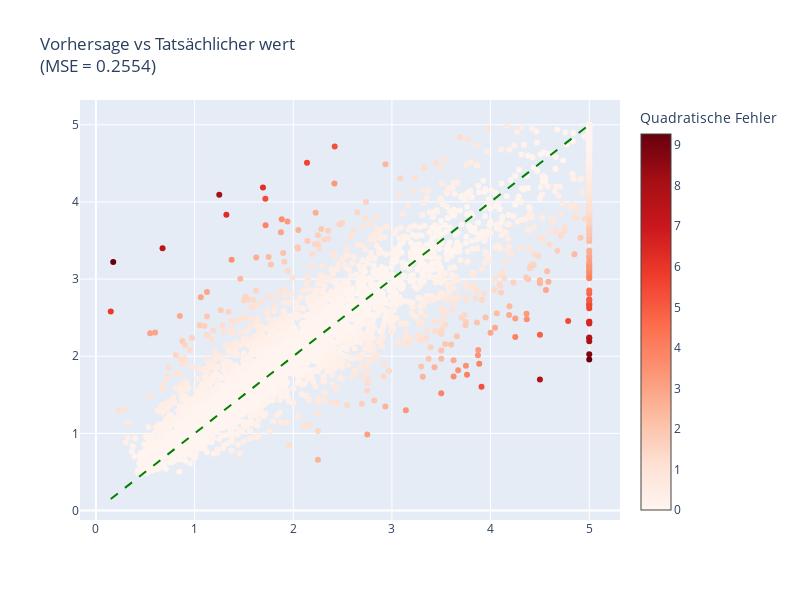

The cell this chart's notebook holds for it:
### Code cell
fehler_quadrat = (y_test - y_pred) ** 2

fig3 = go.Figure()

# Tatsächlichen werte vs. vorhergesagtewerte
fig3.add_trace(go.Scatter(
    x=y_test,
    y=y_pred,
    mode="markers",
    marker=dict(
        size=6,
        color=fehler_quadrat,
        colorscale="Reds",
        colorbar=dict(title="Quadratische Fehler")
    )
))

fig3.add_trace(go.Scatter(
    x=[min(y_test), max(y_test)],
    y=[min(y_test), max(y_test)],
    mode="lines",
    line=dict(color="green", dash="dash")
))

fig3.update_layout(
    title=f"Vorhersage vs Tatsächlicher wert<br>(MSE = {mse:.4f})",
    width=800,
    height=600,
    showlegend=False
)

fig3

### Figure 1 — Plotly figure (JSON) as saved in the notebook; plotly's stock layout.template omitted (floating-point values rounded to 4 significant figures; data arrays with more than 128 entries replaced by an {"elided": "..."} marker saying what was removed)
{"data": [{"marker": {"color": {"elided": "4128 float values"}, "colorbar": {"title": {"text": "Quadratische Fehler"}}, "colorscale": [[0, "rgb(255,245,240)"], [0.125, "rgb(254,224,210)"], [0.25, "rgb(252,187,161)"], [0.375, "rgb(252,146,114)"], [0.5, "rgb(251,106,74)"], [0.625, "rgb(239,59,44)"], [0.75, "rgb(203,24,29)"], [0.875, "rgb(165,15,21)"], [1, "rgb(103,0,13)"]], "size": 6}, "mode": "markers", "type": "scatter", "x": {"elided": "4128 float values"}, "y": {"elided": "4128 float values"}}, {"line": {"color": "green", "dash": "dash"}, "mode": "lines", "type": "scatter", "x": [0.15, 5.0], "y": [0.15, 5.0]}], "layout": {"height": 600, "showlegend": false, "title": {"text": "Vorhersage vs Tatsächlicher wert<br>(MSE = 0.2554)"}, "width": 800}}
